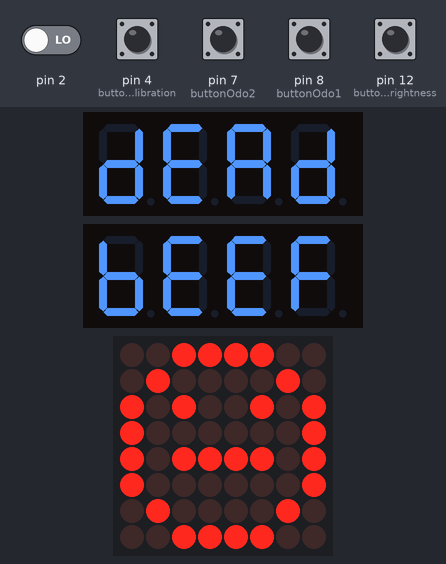
A sketch run on a simulated Arduino Uno, built with avr-gcc and run on an emulated ATmega328P. On the bench: 2 × 4-digit seven-segment display, 8×8 LED matrix. Inputs (shaded band) come from the test bench; at power-on: pin 4 (buttonCalibration), pin 7 (buttonOdo2), pin 8 (buttonOdo1), pin 12 (buttonBrightness) HIGH, pin 2 LOW. What the sketch prints to the serial monitor is not drawn.

Above: at 1.3 s.
1.4 s: pin 2 driven HIGH
At 1.66 s:
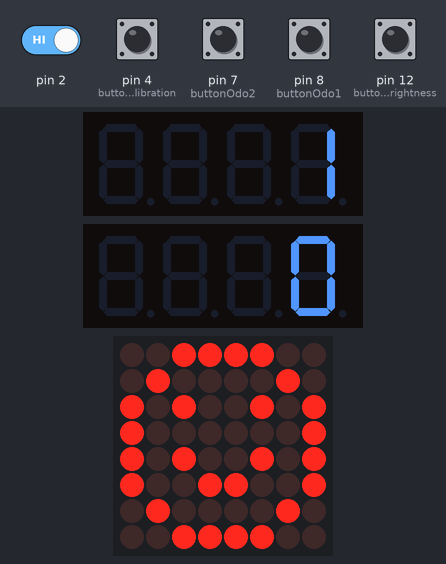
At 2.9 s:
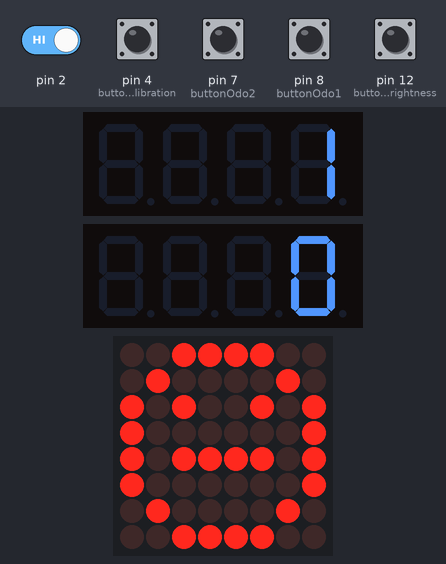
3.2 s: pin 12 (buttonBrightness) pulled LOW for 1 s
5.7 s: pin 8 (buttonOdo1) pulled LOW for 0.3 s
At 7.1 s:
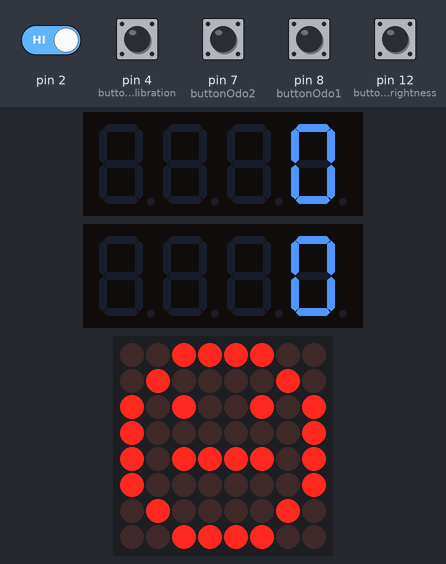
7.5 s: pin 12 (buttonBrightness) pulled LOW for 0.3 s
Timing chart, 0 to 10.3 s (numbered marks = the images above; inputs shaded):
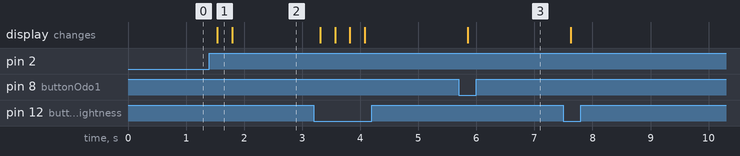

The sketch:

dort_odometer.ino
```cpp
#include <Adafruit_LEDBackpack.h>
#include <Adafruit_GFX.h>


#include <Wire.h>
#include <EEPROM.h>

Adafruit_8x8matrix eightMatrix = Adafruit_8x8matrix();
Adafruit_7segment odo1Display = Adafruit_7segment();
Adafruit_7segment odo2Display = Adafruit_7segment();

//Calibration Factor
//Number of pulses per 1/10 of a mile
int calibrationFactor = (4250/10);
int calibrationFactorPrev;

//Pin constants for Arduino
const byte buttonOdo1 = 8;
const byte buttonOdo2 = 7;
const byte buttonCalibration = 4;
const byte buttonBrightness = 12;

int brightness = 15;

unsigned long buttonsOffTime; //Value for debounce

boolean buttonOdo1State;
boolean buttonOdo2State;
boolean buttonCalibrationState;
boolean buttonBrightnessState;
boolean buttonPressed = false;
boolean buttonPrevPressed = false;

int sensorCount = 0; //Number of interruptions!
int TimerCount = 0; //Timer2 overflow
int Freq; //Copy of sensorCount for nonblocking purposes
unsigned long totalCount = 0;  //Total sensorCounts
boolean trigger = false;
int odo1 = 0;
int odo2 = 0;
int odo2Distance = 0;

/*ISR(TIMER2_OVF_vect) {                    // This is the Interrupt Service Routine, called when Timer2 overflows

  TimerCount +=8;                         // Increment TimerCount by 8 because 250 kHz is 1/8 of 10 MHz
  if (TimerCount > calibrationFactor)  {  // Check to see if it's time to display the count
    Freq = sensorCount;                   // Copies the interrupt 0 count into variable "Freq"
    trigger = true;                       // sets "Trigger" to let the main loop know it's time to print data
    sensorCount = 0;                      // Reset the interrupt 0 count
    TimerCount -= calibrationFactor;               // Reset Timer2 count, but keep the excess for next time around
  }

}*/

static uint8_t PROGMEM
  smile_bmp[] =
  { B00111100,
    B01000010,
    B10100101,
    B10000001,
    B10100101,
    B10011001,
    B01000010,
    B00111100 },
  neutral_bmp[] =
  { B00111100,
    B01000010,
    B10100101,
    B10000001,
    B10111101,
    B10000001,
    B01000010,
    B00111100 },
  frown_bmp[] =
  { B00111100,
    B01000010,
    B10100101,
    B10000001,
    B10011001,
    B10100101,
    B01000010,
    B00111100 };

void setup() {
  Serial.begin(9600);
  Serial.println("Lichtwald -- Rally Odo Mk. 1");

  odo1Display.begin(0x74);
  odo1Display.setBrightness(brightness);

  odo2Display.begin(0x76);
  odo2Display.setBrightness(brightness);

  eightMatrix.begin(0x70);
  eightMatrix.setBrightness(brightness);
  eightMatrix.setRotation(3);

  pinMode(buttonOdo1, INPUT);
  pinMode(buttonOdo2, INPUT);
  pinMode(buttonBrightness, INPUT);
  pinMode(buttonCalibration, INPUT);
  digitalWrite(buttonOdo1, HIGH);
  digitalWrite(buttonOdo2, HIGH);
  digitalWrite(buttonBrightness, HIGH);
  digitalWrite(buttonCalibration, HIGH);

  attachInterrupt(0, AddSensorCount, RISING);  // Interrupt 0 is on digital pin 2
  /*
  //  -------------------------------------------------------------------------------------
  //  This bit of code is adapted from an article by dfowler at uchobby.com
  //  http://www.uchobby.com/index.php/2007/11/24/arduino-interrupts/

  //Timer2 Settings: Timer Prescaler / 64, mode 0
  //Timmer clock = 16 MHz / 64 = 250 KHz or 0.5us
  TCCR2A = 0;
  TCCR2B = 1<<CS22 | 0<<CS21 | 0<<CS20;      // Set Timer2 frequency to 250 KHz
                                             // Used to be 010 for 2 MHz clock

  //Timer2 Overflow Interrupt Enable
  TIMSK2 = 1<<TOIE2;

  //  -------------------------------------------------------------------------------------
  */
  buttonsOffTime = millis();                 // Set ButtonStateTime to current time

  odo1Display.print(0xDEAD, HEX);
  odo1Display.writeDisplay();

  odo2Display.print(0xBEEF, HEX);
  odo2Display.writeDisplay();

  /*eightMatrix.clear();
  eightMatrix.setTextSize(1);
  eightMatrix.setTextWrap(false);  // we dont want text to wrap so it scrolls nicely
  eightMatrix.setTextColor(LED_ON);
  for (int8_t x=0; x>=-72; x--) {
    eightMatrix.clear();
    eightMatrix.setCursor(x,0);
    eightMatrix.print("Starting...");
    eightMatrix.writeDisplay();
    delay(100);
  }*/
  eightMatrix.clear();
  eightMatrix.drawBitmap(0, 0, neutral_bmp, 8, 8, LED_ON);
  eightMatrix.writeDisplay();


  //delay(2000);
}

void loop() {

  if (sensorCount>0) {
    //It's update time!
    Freq = sensorCount;
    sensorCount = 0;
    totalCount += Freq;
    odo1 += Freq;
    odo2 += Freq;
    while (odo2 > (calibrationFactor/10)){
      //eightMatrix.drawBitmap(0, 0, smile_bmp, 8, 8, LED_ON);
      odo2 -= (calibrationFactor/10);
      odo2Distance += 1;
    }


    int odo2Temp = odo2;

    eightMatrix.clear();
    eightMatrix.drawBitmap(0, 0, smile_bmp, 8, 8, LED_ON);
    eightMatrix.writeDisplay();

    odo1Display.print(odo1, DEC);
    odo1Display.writeDisplay();
    //odo2Temp = (odo2*100) / (calibrationFactor);

    odo2Display.writeDigitNum(0, odo2Temp/1000, false);
    odo2Display.writeDigitNum(1, (odo2Temp/100) % 10, true);
    odo2Display.writeDigitNum(3, (odo2Temp/10) % 10, false);
    odo2Display.writeDigitNum(4, (odo2Temp % 10), false);
    odo2Display.print(odo2Distance, DEC);

    odo2Display.writeDisplay();
    trigger=false;
  }
  else{
    eightMatrix.clear();
    eightMatrix.drawBitmap(0, 0, neutral_bmp, 8, 8, LED_ON);
    eightMatrix.writeDisplay();

    //sensorCount += 123;
  }

  buttonBrightnessState = digitalRead(buttonBrightness);
  buttonOdo1State = digitalRead(buttonOdo1);
  buttonOdo2State = digitalRead(buttonOdo2);
  buttonCalibrationState = digitalRead(buttonCalibration);

  buttonPressed = !(buttonBrightnessState && buttonOdo1State && buttonOdo2State && buttonCalibrationState);

  if (!buttonPressed && buttonPrevPressed)
  {
    buttonsOffTime = millis();
  }

   // test to see if it's been at over 50 mS since last button was released
  // and that a button is being pressed for the first time around
  if (((millis() - buttonsOffTime) > 50) && (buttonPressed == true) && (buttonPrevPressed == false))  {
    if (buttonBrightnessState == LOW){
      if (brightness == 15){
        brightness = 1;
      }
      else if (brightness==1){
        brightness = 7;
      }
      else{
        brightness = 15;
      }
      odo1Display.setBrightness(brightness);
      odo2Display.setBrightness(brightness);
      eightMatrix.setBrightness(brightness);
    }
    if (buttonOdo1State == LOW){
      odo1 = 0;
      odo1Display.print(0, DEC);
      odo1Display.writeDisplay();
    }
    if (buttonOdo2State == LOW){
      odo2 = 0;
      odo2Display.print(0, DEC);
      odo2Display.writeDisplay();
    }
  }

  delay(250);

}

void AddSensorCount()  {                  // This is the subroutine that is called when interrupt 0 goes high
  sensorCount++;                          // Increment SensorCount by 1
}

void calibrationRouting() {

  //Enter this loop for the calibration routine

  //Check states at the beginning
  buttonBrightnessState = digitalRead(buttonBrightness);
  buttonOdo1State = digitalRead(buttonOdo1);
  buttonOdo2State = digitalRead(buttonOdo2);
  buttonCalibrationState = digitalRead(buttonCalibration);

  buttonPressed = !(buttonBrightnessState && buttonOdo1State && buttonOdo2State && buttonCalibrationState);


  if (!buttonPressed && buttonPrevPressed)
  {
    buttonsOffTime = millis();
  }

   // test to see if it's been at over 50 mS since last button was released
  // and that a button is being pressed for the first time around
  if (((millis() - buttonsOffTime) > 50) && (buttonPressed == true) && (buttonPrevPressed == false))  {
    if (buttonBrightnessState == LOW){

    }
    if (buttonOdo1State == LOW){

    }
    if (buttonOdo2State == LOW){

    }

    if (buttonCalibrationState == LOW){

    }
  }

}
```

Measured:
- after the input at 1.4 s, the display: changes after 0.14 s (image 1)
- after the input at 5.7 s, the display: changes after 0.15 s (image 3)
